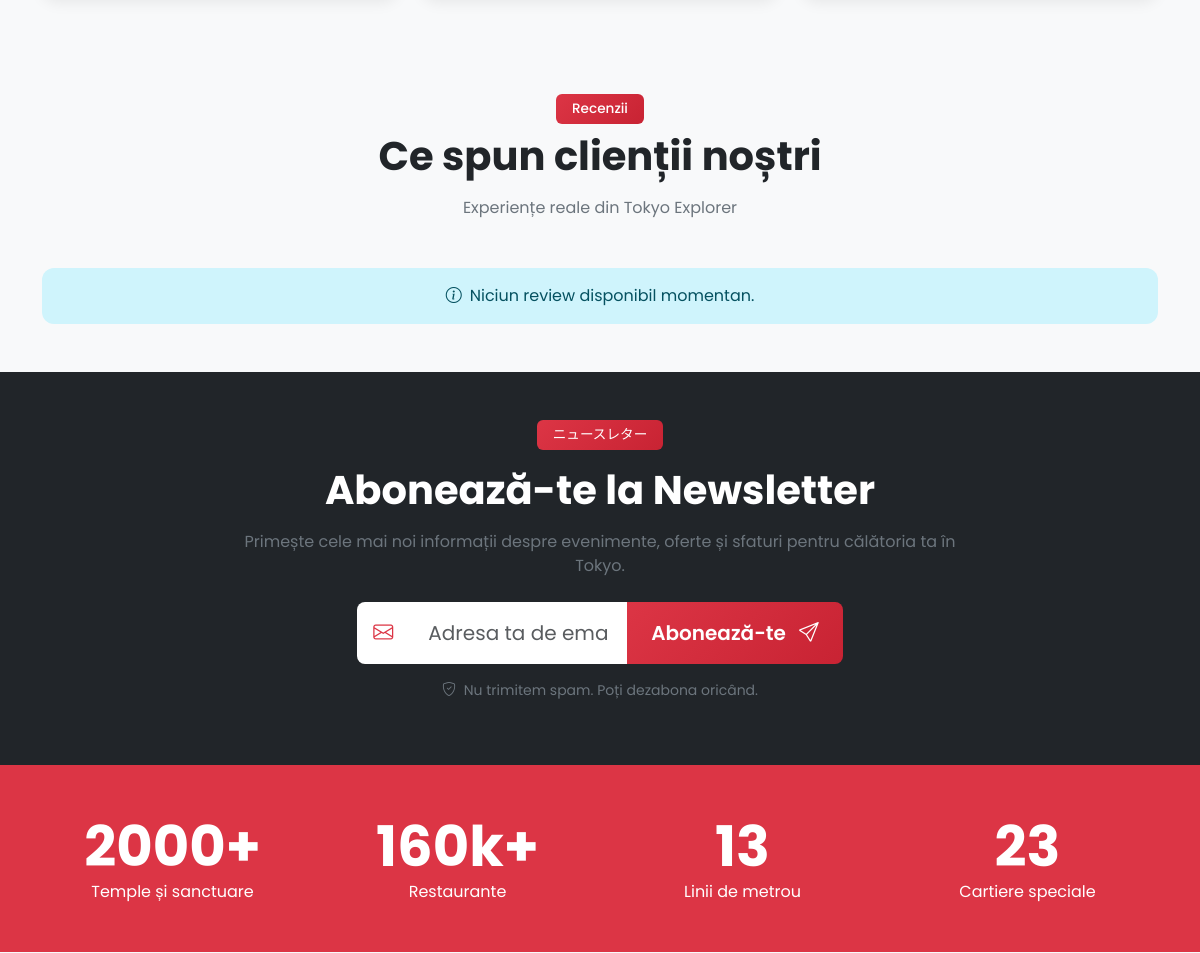
Before: / (middle part) with the older database file.
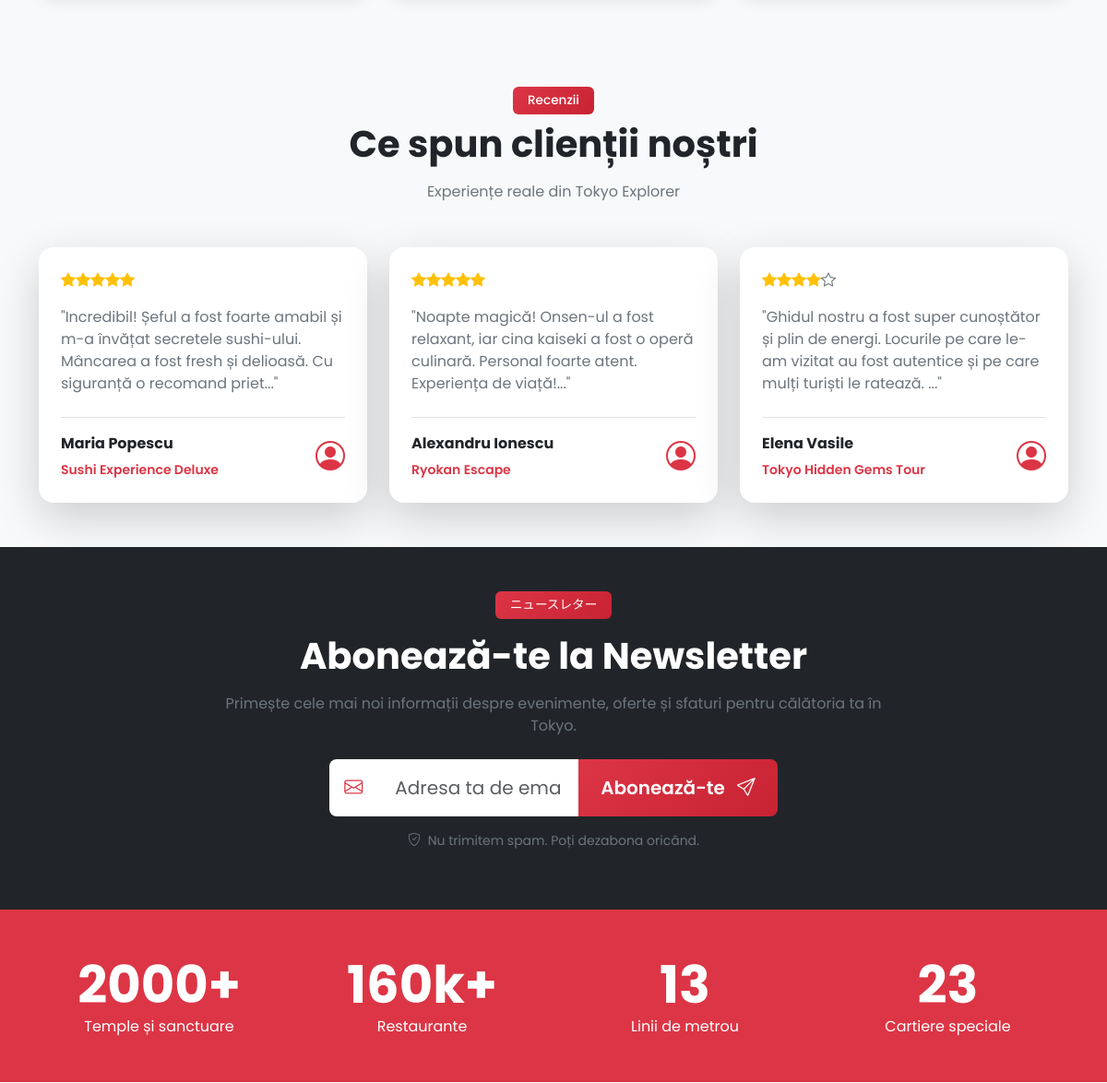
After: the same page with the newer database file.
### tables this page shows
CREATE TABLE `reviews_rezervari` (
  `id` int(11) NOT NULL,
  `nume_client` varchar(100) DEFAULT NULL,
  `tip_experienta` varchar(50) DEFAULT NULL,
  `rating` int(1) DEFAULT NULL,
  `comentariu` text DEFAULT NULL,
  `data_review` timestamp NOT NULL DEFAULT current_timestamp()
);

### index.php (the view, shortened to what this page needs)
<!DOCTYPE html>
<html lang="ro">
<head>
    <link href="https://cdn.jsdelivr.net/npm/bootstrap@5.3.2/dist/css/bootstrap.min.css" rel="stylesheet">
    <link href="https://cdn.jsdelivr.net/npm/bootstrap-icons@1.11.1/font/bootstrap-icons.css" rel="stylesheet">
    <link href="css/style.css" rel="stylesheet">
</head>
<body>
<section class="py-5">
</section>
<section class="py-5">
    <div class="container">
        <div class="text-center mb-5">
            <span class="badge bg-danger mb-2">Recenzii</span>
            <h2 class="display-6 fw-bold mb-3">Ce spun clienții noștri</h2>
            <p class="text-secondary">Experiențe reale din Tokyo Explorer</p>
        </div>
        <div class="row g-4">
            <?php
            try {
                require_once 'config.php';
                $stmt = $pdo->query("SELECT * FROM reviews_rezervari ORDER BY data_review DESC LIMIT 3");
                $reviews = $stmt->fetchAll(PDO::FETCH_ASSOC);
                if (count($reviews) > 0) {
                    foreach ($reviews as $review) {
                        echo '<div class="col-lg-4 col-md-6">';
                        echo '<div class="card h-100 border-0 shadow-lg">';
                        echo '<div class="card-body p-4">';
                        echo '<div class="mb-3">';
                        for ($i = 0; $i < $review['rating']; $i++) {
                            echo '<i class="bi bi-star-fill text-warning"></i>';
                        }
                        for ($i = $review['rating']; $i < 5; $i++) {
                            echo '<i class="bi bi-star text-secondary"></i>';
                        }
                        echo '</div>';
                        echo '<p class="card-text text-secondary mb-4">"' . htmlspecialchars(substr($review['comentariu'], 0, 150)) . '..."</p>';
                        echo '<div class="d-flex align-items-center pt-3 border-top">';
                        echo '<div class="flex-grow-1">';
                        echo '<strong class="d-block mb-1">' . htmlspecialchars($review['nume_client']) . '</strong>';
                        echo '<small class="text-danger fw-semibold">' . htmlspecialchars($review['tip_experienta']) . '</small>';
                        echo '</div>';
                        echo '<div class="ms-3">';
                        echo '<i class="bi bi-person-circle text-danger" style="font-size: 2rem;"></i>';
                        echo '</div>';
                        echo '</div>';
                        echo '</div>';
                        echo '</div>';
                        echo '</div>';
                    }
                } else {
                    echo '<div class="col-12"><div class="alert alert-info mb-0 text-center"><i class="bi bi-info-circle me-2"></i>Niciun review disponibil momentan.</div></div>';
                }
            } catch (PDOException $e) {
            }
            ?>
        </div>
    </div>
</section>
<section class="py-5 bg-dark text-white">
    <div class="container">
        <div class="row justify-content-center">
            <div class="col-lg-8 text-center">
                <span class="badge bg-danger mb-3">ニュースレター</span>
                <h2 class="display-6 fw-bold mb-3">Abonează-te la Newsletter</h2>
                <p class="text-secondary mb-4">
                    Primește cele mai noi informații despre evenimente, oferte și sfaturi pentru călătoria ta în Tokyo.
                </p>
                <form method="POST" action="index.php" class="row g-3 justify-content-center">
                    <div class="col-md-8">
                        <div class="input-group input-group-lg">
                            <span class="input-group-text bg-white border-0">
                                <i class="bi bi-envelope text-danger"></i>
                            </span>
                            <input type="email" name="newsletter_email" class="form-control border-0"
                                   placeholder="Adresa ta de email" required>
                            <button class="btn btn-danger px-4" type="submit">
                                Abonează-te <i class="bi bi-send ms-2"></i>
                            </button>
                        </div>
                    </div>
                </form>
                <p class="small text-secondary mt-3">
                    <i class="bi bi-shield-check me-1"></i>
                    Nu trimitem spam. Poți dezabona oricând.
                </p>
            </div>
        </div>
    </div>
</section>
<section class="py-5 bg-danger text-white">
    <div class="container">
        <div class="row text-center g-4">
            <div class="col-md-3 col-6">
                <div class="display-4 fw-bold">2000+</div>
                <p class="mb-0">Temple și sanctuare</p>
            </div>
            <div class="col-md-3 col-6">
                <div class="display-4 fw-bold">160k+</div>
                <p class="mb-0">Restaurante</p>
            </div>
            <div class="col-md-3 col-6">
                <div class="display-4 fw-bold">13</div>
                <p class="mb-0">Linii de metrou</p>
            </div>
            <div class="col-md-3 col-6">
                <div class="display-4 fw-bold">23</div>
                <p class="mb-0">Cartiere speciale</p>
            </div>
        </div>
    </div>
</section>
</body>
</html>

### css/style.css (style rules this page uses)
:root { --tokyo-red: #DC3545; --tokyo-dark: #1a1a2e; --tokyo-light: #f8f9fa; --tokyo-gold: #ffc107; --transition: all 0.3s ease; }
body { font-family: 'Poppins', 'Noto Sans JP', sans-serif; background-color: var(--tokyo-light); }
.card { border: none; border-radius: 1rem; overflow: hidden; transition: var(--transition); box-shadow: 0 4px 15px rgba(0, 0, 0, 0.08); }
.btn-danger { background: linear-gradient(135deg, #dc3545 0%, #c82333 100%); border: none; font-weight: 600; padding: 0.75rem 1.5rem; transition: var(--transition); }
.badge.bg-danger { background: linear-gradient(135deg, #dc3545 0%, #c82333 100%) !important; font-weight: 500; padding: 0.5rem 1rem; font-size: 0.85rem; }
.input-group-lg .form-control { padding: 1rem 1.25rem; }
section { overflow: hidden; }
.shadow-lg { box-shadow: 0 1rem 3rem rgba(0, 0, 0, 0.175) !important; }
.alert { border: none; border-radius: 0.75rem; }

Changed rows visible on the page:
added reviews_rezervari: rating 5 (drawn), comentariu "Incredibil! Șeful a fost foarte amabil și m-a învățat secretele sushi-ului. Mâncarea a fost fresh și delioasă. Cu siguranță o recomand priet", nume_client "Maria Popescu", tip_experienta "Sushi Experience Deluxe"
added reviews_rezervari: rating 5 (drawn), comentariu "Noapte magică! Onsen-ul a fost relaxant, iar cina kaiseki a fost o operă culinară. Personal foarte atent. Experiența de viață!", nume_client "Alexandru Ionescu", tip_experienta "Ryokan Escape"
added reviews_rezervari: rating 4 (drawn), comentariu "Ghidul nostru a fost super cunoștător și plin de energi. Locurile pe care le-am vizitat au fost autentice și pe care mulți turiști le ratează.", nume_client "Elena Vasile", tip_experienta "Tokyo Hidden Gems Tour"
Other visible differences:
text no longer shown: "Niciun review disponibil momentan."
